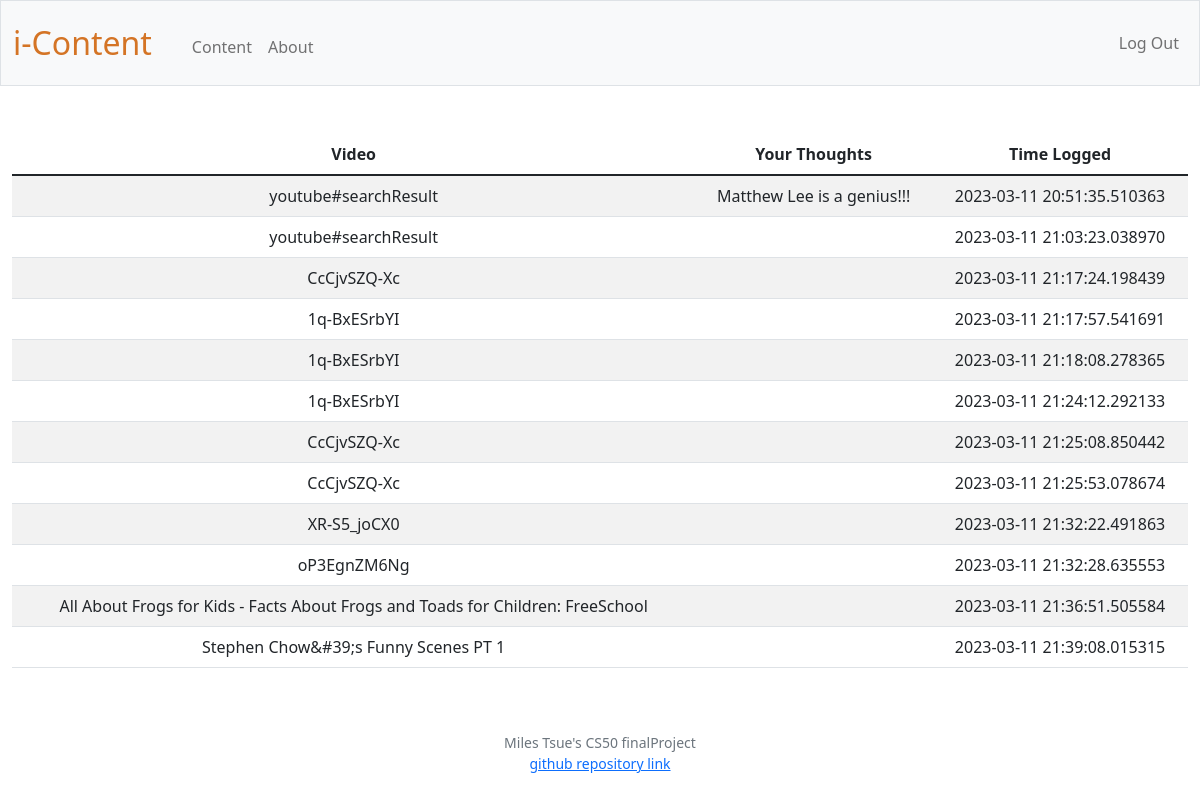
/ (signed in), run on an earlier commit of the app's database.
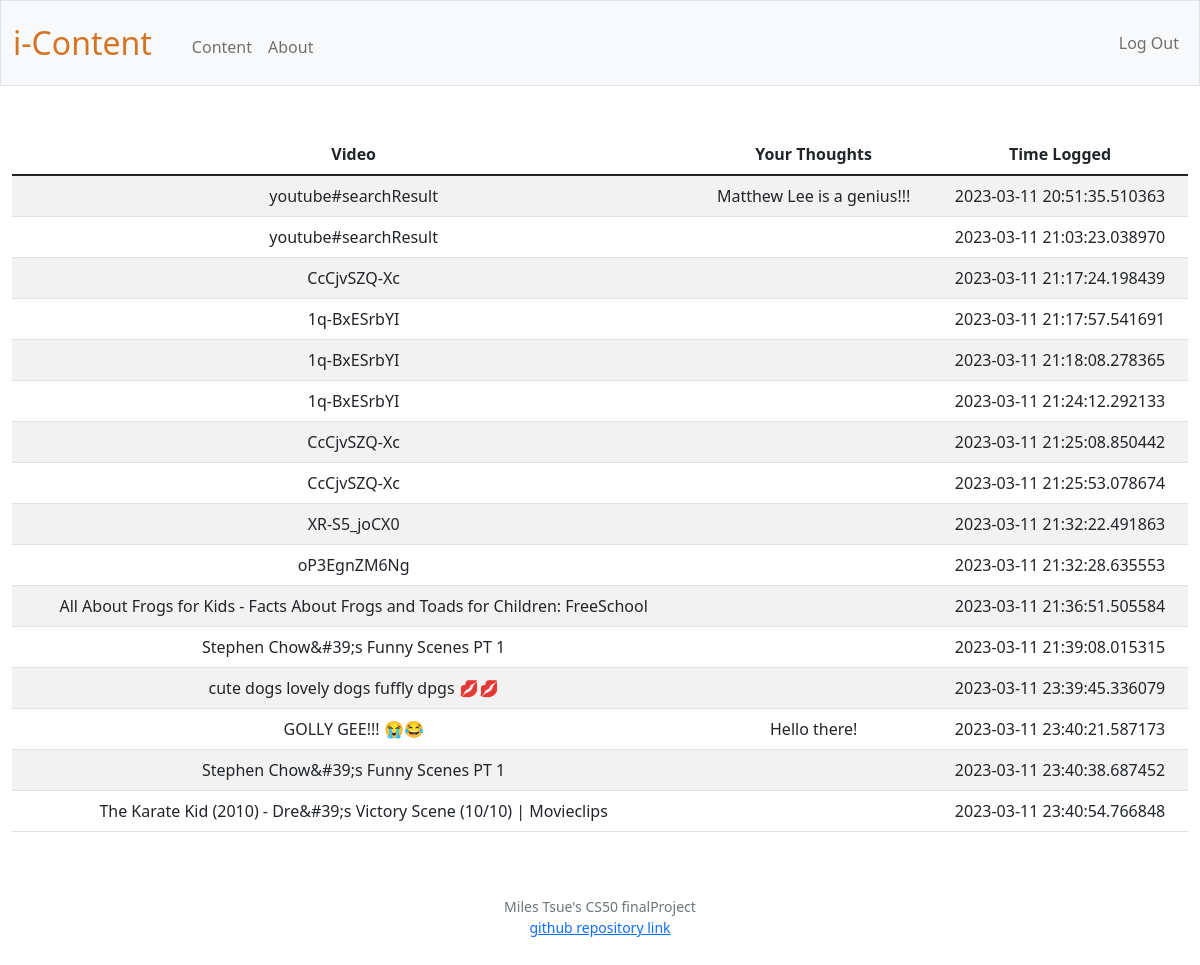
And on a later commit of the database.
### tables this page shows
CREATE TABLE history (
    id INTEGER PRIMARY KEY AUTOINCREMENT NOT NULL,
    video_name TEXT,
    text_content TEXT,
    time_logged DATETIME NOT NULL default(current_timestamp),
    'user_id' INTEGER
);

### app.py (the view)
@app.route('/')
@login_required
def index():
    user = session["user_id"]
    conn = sqlite3.connect(current_directory + '/icontent.db')
    conn.row_factory = sqlite3.Row
    cursor = conn.cursor()
    history = cursor.execute("SELECT video_name, text_content, time_logged FROM history WHERE user_id = '" + user + "'").fetchall()
    conn.commit()
    cursor.close()
    return render_template('index.html', history=history)

### app.py (called while the page is built)
@app.after_request
def after_request(response):
    response.headers["Cache-Control"] = "no-cache, no-store, must-revalidate"
    response.headers["Expires"] = 0
    response.headers["Pragma"] = "no-cache"
    return response

### helpers/helper.py (called while the page is built)
def login_required(f):
    @wraps(f)
    def decorated_function(*args, **kwargs):
        if session.get("user_id") is None:
            return redirect("/login")
        return f(*args, **kwargs)
    return decorated_function

### templates/index.html (shortened to what this page needs)
{% extends "layout.html" %}
{% block main %}
<table class="table table-striped">
    <thead>
        <tr>
            <th scope="col">Video</th>
            <th scope="col">Your Thoughts</th>
            <th scope="col">Time Logged</th>
        </tr>
    </thead>
    <tbody>
        {% for row in history %}
        <tr>
            <td>{{ row["video_name"] }}</td>
            <td>{{ row["text_content"] }}</td>
            <td>{{ row["time_logged"] }}</td>
        </tr>
        {% endfor %}
    </tbody>
    </table>
{% endblock %}

### templates/layout.html (shortened to what this page needs)
<!DOCTYPE html>
<html lang="en">
    <head>
        <link href="https://cdn.jsdelivr.net/npm/bootstrap@5.1.3/dist/css/bootstrap.min.css" rel="stylesheet">
        <link href="/static/styles.css" rel="stylesheet">
    </head>
    <body>
        <nav class="bg-light border navbar navbar-expand-md navbar-light">
            <div class="container-fluid">
                <a class="nav navbar-brand" href="/"><span class="nav navbar-brand orange">i-Content</span></a>
                <div class="collapse navbar-collapse" id="navbar">
                    {% if session["user_id"] %}
                        <ul class="navbar-nav me-auto mt-2">
                            <li class="nav-item"><a class="nav-link" href="/content">Content</a></li>
                            <li class="nav-item"><a class="nav-link" href="/about">About</a></li>
                        </ul>
                        <ul class="navbar-nav">
                            <li class="nav-item"><a class="nav-link" href="/logout">Log Out</a></li>
                        </ul>
                    {% else %}
                        <ul class="navbar-nav">
                            <li class="nav-item"><a class="nav-link" href="/register">Register</a></li>
                            <li class="nav-item"><a class="nav-link" href="/login">Log In</a></li>
                        </ul>
                    {% endif %}
                </div>
            </div>
        </nav>
        <main class="container-fluid py-5 text-center">
            {% block main %}{% endblock %}
        </main>
        <footer class="mb-5 small text-center text-muted">
            Miles Tsue's CS50 finalProject <a href="https://github.com/MilesTsue93/project"><br>github repository link</a>
        </footer>
    </body>
</html>

### static/styles.css (style rules this page uses)
nav .navbar-brand { font-size: xx-large; }
nav .navbar-brand .orange { color: #d47425; }
nav .navbar-brand .orange, .btn .btn-primary, .navbar-toggler { color: #d47425; }
.navbar-nav { color: white; }

What changed in the data, as far as the page shows it:
added history: video_name "cute dogs lovely dogs fuffly dpgs 💋💋", time_logged "2023-03-11 23:39:45.336079"
added history: video_name "GOLLY GEE!!! 😭😂", text_content "Hello there!", time_logged "2023-03-11 23:40:21.587173"
added history: video_name "Stephen Chow&#39;s Funny Scenes PT 1", time_logged "2023-03-11 23:40:38.687452"
added history: video_name "The Karate Kid (2010) - Dre&#39;s Victory Scene (10/10) | Movieclips", time_logged "2023-03-11 23:40:54.766848"
